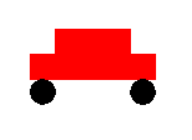

Write the Python code that produced this figure.
import turtle

t = turtle.Pen()
t.color(1,0,0)
t.begin_fill()
t.forward(100)
t.left(90)
t.forward(20)
t.left(90)
t.forward(20)
t.right(90)
t.forward(20)
t.left(90)
t.forward(60)
t.left(90)
t.forward(20)
t.right(90)
t.forward(20)
t.left(90)
t.forward(20)
t.end_fill()

t.color(0,0,0)
t.up()
t.forward(10)
t.down()
t.begin_fill()
t.circle(10)
t.end_fill()

t.setheading(0)
t.up()
t.forward(90)
t.right(90)
t.forward(10)
t.setheading(0)
t.begin_fill()
t.down()
t.circle(10)
t.end_fill()
t.hideturtle()
